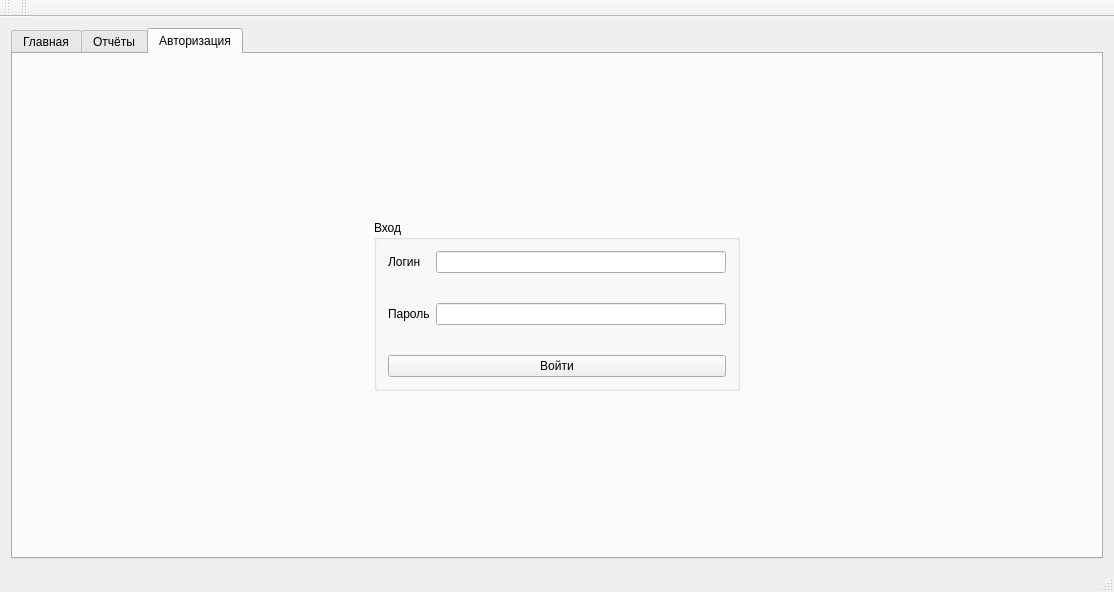
<?xml version="1.0" encoding="UTF-8"?>
<ui version="4.0">
 <class>MainWindow</class>
 <widget class="QMainWindow" name="MainWindow">
  <property name="geometry">
   <rect>
    <x>0</x>
    <y>0</y>
    <width>1114</width>
    <height>592</height>
   </rect>
  </property>
  <property name="windowTitle">
   <string>Учёт капитальных вложений</string>
  </property>
  <widget class="QWidget" name="centralWidget">
   <property name="layoutDirection">
    <enum>Qt::LeftToRight</enum>
   </property>
   <layout class="QGridLayout" name="gridLayout">
    <item row="0" column="0">
     <widget class="QTabWidget" name="tabWidget">
      <property name="currentIndex">
       <number>2</number>
      </property>
      <widget class="QWidget" name="tabMain">
       <attribute name="title">
        <string>Главная</string>
       </attribute>
       <layout class="QGridLayout" name="gridLayout_2">
        <item row="2" column="1">
         <layout class="QHBoxLayout" name="horizontalLayout_2" stretch="0,0">
          <property name="spacing">
           <number>0</number>
          </property>
          <property name="sizeConstraint">
           <enum>QLayout::SetFixedSize</enum>
          </property>
          <item>
           <widget class="QLabel" name="label_7">
            <property name="maximumSize">
             <size>
              <width>100</width>
              <height>16777215</height>
             </size>
            </property>
            <property name="text">
             <string>Итого:</string>
            </property>
            <property name="alignment">
             <set>Qt::AlignRight|Qt::AlignTrailing|Qt::AlignVCenter</set>
            </property>
           </widget>
          </item>
          <item>
           <widget class="QLineEdit" name="leMainSum">
            <property name="maximumSize">
             <size>
              <width>100</width>
              <height>16777215</height>
             </size>
            </property>
            <property name="readOnly">
             <bool>true</bool>
            </property>
           </widget>
          </item>
         </layout>
        </item>
        <item row="3" column="0" colspan="4">
         <layout class="QHBoxLayout" name="horizontalLayout">
          <item>
           <widget class="QPushButton" name="pbAdd">
            <property name="sizePolicy">
             <sizepolicy hsizetype="Minimum" vsizetype="Fixed">
              <horstretch>0</horstretch>
              <verstretch>0</verstretch>
             </sizepolicy>
            </property>
            <property name="maximumSize">
             <size>
              <width>16777215</width>
              <height>16777215</height>
             </size>
            </property>
            <property name="baseSize">
             <size>
              <width>0</width>
              <height>200</height>
             </size>
            </property>
            <property name="text">
             <string>Добавить запись</string>
            </property>
           </widget>
          </item>
          <item>
           <widget class="QPushButton" name="pbChange">
            <property name="text">
             <string>Изменить запись</string>
            </property>
           </widget>
          </item>
          <item>
           <widget class="QPushButton" name="pbPrintReports">
            <property name="text">
             <string>Печать отчёта</string>
            </property>
           </widget>
          </item>
          <item>
           <widget class="QPushButton" name="pbRemove">
            <property name="enabled">
             <bool>true</bool>
            </property>
            <property name="text">
             <string>Удалить запись</string>
            </property>
           </widget>
          </item>
          <item>
           <widget class="QPushButton" name="pbPrint">
            <property name="text">
             <string>Печать таблицы</string>
            </property>
           </widget>
          </item>
          <item>
           <widget class="QPushButton" name="pbPrintRow">
            <property name="maximumSize">
             <size>
              <width>1666666</width>
              <height>16777215</height>
             </size>
            </property>
            <property name="text">
             <string>Печать строки</string>
            </property>
           </widget>
          </item>
          <item>
           <widget class="QPushButton" name="pbExit">
            <property name="text">
             <string>Выход</string>
            </property>
           </widget>
          </item>
         </layout>
        </item>
        <item row="1" column="0" colspan="4">
         <widget class="QTableView" name="tableView">
          <property name="maximumSize">
           <size>
            <width>16777215</width>
            <height>16777215</height>
           </size>
          </property>
          <attribute name="verticalHeaderVisible">
           <bool>false</bool>
          </attribute>
         </widget>
        </item>
        <item row="2" column="0">
         <spacer name="horizontalSpacer_5">
          <property name="orientation">
           <enum>Qt::Horizontal</enum>
          </property>
          <property name="sizeHint" stdset="0">
           <size>
            <width>300</width>
            <height>20</height>
           </size>
          </property>
         </spacer>
        </item>
        <item row="0" column="3">
         <widget class="QPushButton" name="pbSearch">
          <property name="minimumSize">
           <size>
            <width>200</width>
            <height>0</height>
           </size>
          </property>
          <property name="text">
           <string>Найти</string>
          </property>
         </widget>
        </item>
        <item row="0" column="0" colspan="3">
         <widget class="QLineEdit" name="leSearch"/>
        </item>
       </layout>
      </widget>
      <widget class="QWidget" name="tabReports">
       <attribute name="title">
        <string>Отчёты</string>
       </attribute>
       <layout class="QGridLayout" name="gridLayout_6">
        <item row="0" column="1">
         <spacer name="verticalSpacer_4">
          <property name="orientation">
           <enum>Qt::Vertical</enum>
          </property>
          <property name="sizeHint" stdset="0">
           <size>
            <width>20</width>
            <height>92</height>
           </size>
          </property>
         </spacer>
        </item>
        <item row="1" column="0">
         <spacer name="horizontalSpacer_3">
          <property name="orientation">
           <enum>Qt::Horizontal</enum>
          </property>
          <property name="sizeHint" stdset="0">
           <size>
            <width>222</width>
            <height>20</height>
           </size>
          </property>
         </spacer>
        </item>
        <item row="1" column="1">
         <widget class="QGroupBox" name="gbReports">
          <property name="minimumSize">
           <size>
            <width>600</width>
            <height>250</height>
           </size>
          </property>
          <property name="title">
           <string>Тип отчёта</string>
          </property>
          <layout class="QGridLayout" name="gridLayout_5">
           <item row="0" column="0">
            <widget class="QRadioButton" name="rbReportDate">
             <property name="maximumSize">
              <size>
               <width>20</width>
               <height>16777215</height>
              </size>
             </property>
             <property name="text">
              <string/>
             </property>
             <property name="checked">
              <bool>true</bool>
             </property>
            </widget>
           </item>
           <item row="0" column="3">
            <widget class="QLabel" name="label_4">
             <property name="text">
              <string>ДО</string>
             </property>
             <property name="alignment">
              <set>Qt::AlignCenter</set>
             </property>
            </widget>
           </item>
           <item row="1" column="1">
            <widget class="QLabel" name="label_5">
             <property name="text">
              <string>Тип вложения:</string>
             </property>
            </widget>
           </item>
           <item row="1" column="2">
            <widget class="QComboBox" name="cbType">
             <item>
              <property name="text">
               <string>НМА</string>
              </property>
             </item>
             <item>
              <property name="text">
               <string>МА</string>
              </property>
             </item>
            </widget>
           </item>
           <item row="0" column="1">
            <widget class="QLabel" name="label_3">
             <property name="text">
              <string>С</string>
             </property>
             <property name="alignment">
              <set>Qt::AlignCenter</set>
             </property>
            </widget>
           </item>
           <item row="0" column="2">
            <widget class="QDateEdit" name="deStart">
             <property name="minimumSize">
              <size>
               <width>150</width>
               <height>0</height>
              </size>
             </property>
             <property name="dateTime">
              <datetime>
               <hour>0</hour>
               <minute>0</minute>
               <second>0</second>
               <year>2019</year>
               <month>1</month>
               <day>1</day>
              </datetime>
             </property>
            </widget>
           </item>
           <item row="2" column="2">
            <widget class="QComboBox" name="cbOperator">
             <item>
              <property name="text">
               <string>=</string>
              </property>
             </item>
             <item>
              <property name="text">
               <string>&gt;</string>
              </property>
             </item>
             <item>
              <property name="text">
               <string>&lt;</string>
              </property>
             </item>
            </widget>
           </item>
           <item row="0" column="4">
            <widget class="QDateEdit" name="deEnd">
             <property name="maximumSize">
              <size>
               <width>150</width>
               <height>150</height>
              </size>
             </property>
             <property name="dateTime">
              <datetime>
               <hour>0</hour>
               <minute>0</minute>
               <second>0</second>
               <year>2021</year>
               <month>1</month>
               <day>1</day>
              </datetime>
             </property>
            </widget>
           </item>
           <item row="1" column="0">
            <widget class="QRadioButton" name="rbReportType">
             <property name="maximumSize">
              <size>
               <width>20</width>
               <height>16777215</height>
              </size>
             </property>
             <property name="text">
              <string/>
             </property>
            </widget>
           </item>
           <item row="2" column="0">
            <widget class="QRadioButton" name="rbReportMoney">
             <property name="text">
              <string/>
             </property>
            </widget>
           </item>
           <item row="2" column="4">
            <widget class="QLineEdit" name="leReportMoney">
             <property name="maximumSize">
              <size>
               <width>150</width>
               <height>16777215</height>
              </size>
             </property>
            </widget>
           </item>
           <item row="3" column="0" colspan="3">
            <widget class="QPushButton" name="pbReportBack">
             <property name="text">
              <string>Отмена</string>
             </property>
            </widget>
           </item>
           <item row="3" column="3" colspan="2">
            <widget class="QPushButton" name="pushButton">
             <property name="text">
              <string>Печать отчёта</string>
             </property>
            </widget>
           </item>
           <item row="2" column="3">
            <widget class="QLabel" name="label_6">
             <property name="text">
              <string>Сумма</string>
             </property>
            </widget>
           </item>
          </layout>
         </widget>
        </item>
        <item row="1" column="2">
         <spacer name="horizontalSpacer_4">
          <property name="orientation">
           <enum>Qt::Horizontal</enum>
          </property>
          <property name="sizeHint" stdset="0">
           <size>
            <width>222</width>
            <height>20</height>
           </size>
          </property>
         </spacer>
        </item>
        <item row="2" column="1">
         <spacer name="verticalSpacer_3">
          <property name="orientation">
           <enum>Qt::Vertical</enum>
          </property>
          <property name="sizeHint" stdset="0">
           <size>
            <width>20</width>
            <height>92</height>
           </size>
          </property>
         </spacer>
        </item>
       </layout>
      </widget>
      <widget class="QWidget" name="tabAuthorization">
       <attribute name="title">
        <string>Авторизация</string>
       </attribute>
       <layout class="QGridLayout" name="gridLayout_4">
        <item row="0" column="1">
         <spacer name="verticalSpacer">
          <property name="orientation">
           <enum>Qt::Vertical</enum>
          </property>
          <property name="sizeHint" stdset="0">
           <size>
            <width>20</width>
            <height>131</height>
           </size>
          </property>
         </spacer>
        </item>
        <item row="1" column="0">
         <spacer name="horizontalSpacer">
          <property name="orientation">
           <enum>Qt::Horizontal</enum>
          </property>
          <property name="sizeType">
           <enum>QSizePolicy::Maximum</enum>
          </property>
          <property name="sizeHint" stdset="0">
           <size>
            <width>350</width>
            <height>20</height>
           </size>
          </property>
         </spacer>
        </item>
        <item row="1" column="1" colspan="2">
         <widget class="QGroupBox" name="groupBox">
          <property name="title">
           <string>Вход</string>
          </property>
          <layout class="QGridLayout" name="gridLayout_3">
           <property name="verticalSpacing">
            <number>30</number>
           </property>
           <item row="0" column="1">
            <widget class="QLineEdit" name="leLogin">
             <property name="text">
              <string/>
             </property>
            </widget>
           </item>
           <item row="0" column="0">
            <widget class="QLabel" name="label">
             <property name="text">
              <string>Логин</string>
             </property>
            </widget>
           </item>
           <item row="1" column="0">
            <widget class="QLabel" name="label_2">
             <property name="text">
              <string>Пароль</string>
             </property>
            </widget>
           </item>
           <item row="1" column="1">
            <widget class="QLineEdit" name="lePassword">
             <property name="contextMenuPolicy">
              <enum>Qt::NoContextMenu</enum>
             </property>
             <property name="text">
              <string/>
             </property>
             <property name="echoMode">
              <enum>QLineEdit::Password</enum>
             </property>
            </widget>
           </item>
           <item row="2" column="0" colspan="2">
            <widget class="QPushButton" name="pbLogin">
             <property name="text">
              <string>Войти</string>
             </property>
            </widget>
           </item>
          </layout>
         </widget>
        </item>
        <item row="1" column="3">
         <spacer name="horizontalSpacer_2">
          <property name="orientation">
           <enum>Qt::Horizontal</enum>
          </property>
          <property name="sizeType">
           <enum>QSizePolicy::Maximum</enum>
          </property>
          <property name="sizeHint" stdset="0">
           <size>
            <width>350</width>
            <height>20</height>
           </size>
          </property>
         </spacer>
        </item>
        <item row="2" column="2">
         <spacer name="verticalSpacer_2">
          <property name="orientation">
           <enum>Qt::Vertical</enum>
          </property>
          <property name="sizeHint" stdset="0">
           <size>
            <width>20</width>
            <height>131</height>
           </size>
          </property>
         </spacer>
        </item>
       </layout>
      </widget>
     </widget>
    </item>
   </layout>
  </widget>
  <widget class="QMenuBar" name="menuBar">
   <property name="geometry">
    <rect>
     <x>0</x>
     <y>0</y>
     <width>1114</width>
     <height>26</height>
    </rect>
   </property>
  </widget>
  <widget class="QToolBar" name="mainToolBar">
   <attribute name="toolBarArea">
    <enum>TopToolBarArea</enum>
   </attribute>
   <attribute name="toolBarBreak">
    <bool>false</bool>
   </attribute>
  </widget>
  <widget class="QStatusBar" name="statusBar"/>
  <widget class="QToolBar" name="toolBar">
   <property name="windowTitle">
    <string>toolBar</string>
   </property>
   <attribute name="toolBarArea">
    <enum>TopToolBarArea</enum>
   </attribute>
   <attribute name="toolBarBreak">
    <bool>false</bool>
   </attribute>
  </widget>
 </widget>
 <layoutdefault spacing="6" margin="11"/>
 <tabstops>
  <tabstop>rbReportDate</tabstop>
  <tabstop>deStart</tabstop>
  <tabstop>deEnd</tabstop>
  <tabstop>rbReportType</tabstop>
  <tabstop>cbType</tabstop>
  <tabstop>rbReportMoney</tabstop>
  <tabstop>cbOperator</tabstop>
  <tabstop>leReportMoney</tabstop>
  <tabstop>pbReportBack</tabstop>
  <tabstop>pushButton</tabstop>
  <tabstop>leSearch</tabstop>
  <tabstop>pbSearch</tabstop>
  <tabstop>tableView</tabstop>
  <tabstop>pbAdd</tabstop>
  <tabstop>pbChange</tabstop>
  <tabstop>pbPrintReports</tabstop>
  <tabstop>pbRemove</tabstop>
  <tabstop>pbPrintRow</tabstop>
  <tabstop>pbExit</tabstop>
  <tabstop>leLogin</tabstop>
  <tabstop>lePassword</tabstop>
  <tabstop>pbLogin</tabstop>
  <tabstop>pbPrint</tabstop>
  <tabstop>tabWidget</tabstop>
  <tabstop>leMainSum</tabstop>
 </tabstops>
 <resources/>
 <connections/>
</ui>
